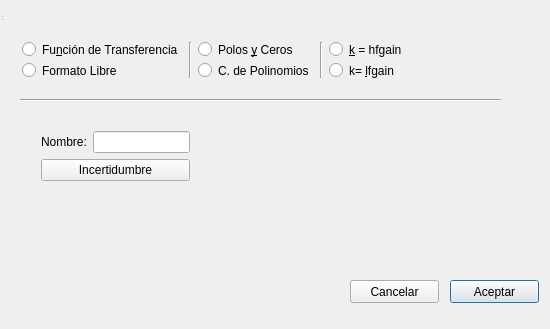
<?xml version="1.0" encoding="UTF-8"?>
<ui version="4.0">
 <class>IntroducirPlanta</class>
 <widget class="QDialog" name="IntroducirPlanta">
  <property name="windowModality">
   <enum>Qt::NonModal</enum>
  </property>
  <property name="geometry">
   <rect>
    <x>0</x>
    <y>0</y>
    <width>550</width>
    <height>329</height>
   </rect>
  </property>
  <property name="windowTitle">
   <string>IntroducirPlanta</string>
  </property>
  <widget class="QWidget" name="centralWidget" native="true">
   <property name="geometry">
    <rect>
     <x>0</x>
     <y>30</y>
     <width>549</width>
     <height>284</height>
    </rect>
   </property>
   <widget class="Line" name="line_3">
    <property name="geometry">
     <rect>
      <x>20</x>
      <y>60</y>
      <width>481</width>
      <height>20</height>
     </rect>
    </property>
    <property name="orientation">
     <enum>Qt::Horizontal</enum>
    </property>
   </widget>
   <widget class="QPushButton" name="ok">
    <property name="geometry">
     <rect>
      <x>450</x>
      <y>250</y>
      <width>89</width>
      <height>23</height>
     </rect>
    </property>
    <property name="text">
     <string>Aceptar</string>
    </property>
   </widget>
   <widget class="QPushButton" name="cancel">
    <property name="geometry">
     <rect>
      <x>350</x>
      <y>250</y>
      <width>89</width>
      <height>23</height>
     </rect>
    </property>
    <property name="text">
     <string>Cancelar</string>
    </property>
   </widget>
   <widget class="QWidget" name="layoutWidget">
    <property name="geometry">
     <rect>
      <x>11</x>
      <y>1</y>
      <width>521</width>
      <height>58</height>
     </rect>
    </property>
    <layout class="QHBoxLayout" name="horizontalLayout1">
     <item>
      <layout class="QVBoxLayout" name="verticalLayout">
       <item>
        <widget class="QRadioButton" name="fT">
         <property name="text">
          <string>Fu&amp;nción de Transferencia</string>
         </property>
        </widget>
       </item>
       <item>
        <widget class="QRadioButton" name="Formato_Libre">
         <property name="text">
          <string>Formato Libre</string>
         </property>
        </widget>
       </item>
      </layout>
     </item>
     <item>
      <widget class="Line" name="line">
       <property name="orientation">
        <enum>Qt::Vertical</enum>
       </property>
      </widget>
     </item>
     <item>
      <layout class="QVBoxLayout" name="verticalLayout_2">
       <item>
        <widget class="QRadioButton" name="pYCe">
         <property name="text">
          <string>Polos &amp;y Ceros</string>
         </property>
        </widget>
       </item>
       <item>
        <widget class="QRadioButton" name="cDPol">
         <property name="text">
          <string>C. de Polinomios</string>
         </property>
        </widget>
       </item>
      </layout>
     </item>
     <item>
      <widget class="Line" name="line_2">
       <property name="orientation">
        <enum>Qt::Vertical</enum>
       </property>
      </widget>
     </item>
     <item>
      <layout class="QVBoxLayout" name="verticalLayout_3">
       <item>
        <widget class="QRadioButton" name="kGa">
         <property name="text">
          <string>&amp;k = hfgain</string>
         </property>
        </widget>
       </item>
       <item>
        <widget class="QRadioButton" name="kNoGa">
         <property name="text">
          <string>k= &amp;lfgain</string>
         </property>
        </widget>
       </item>
      </layout>
     </item>
     <item>
      <spacer name="horizontalSpacer">
       <property name="orientation">
        <enum>Qt::Horizontal</enum>
       </property>
       <property name="sizeHint" stdset="0">
        <size>
         <width>40</width>
         <height>20</height>
        </size>
       </property>
      </spacer>
     </item>
    </layout>
   </widget>
   <widget class="QStackedWidget" name="agrupador">
    <property name="geometry">
     <rect>
      <x>220</x>
      <y>80</y>
      <width>311</width>
      <height>161</height>
     </rect>
    </property>
    <widget class="QWidget" name="vacia"/>
    <widget class="QWidget" name="formato_libre">
     <widget class="QWidget" name="layoutWidget1">
      <property name="geometry">
       <rect>
        <x>30</x>
        <y>20</y>
        <width>217</width>
        <height>128</height>
       </rect>
      </property>
      <layout class="QVBoxLayout" name="verticalLayout_5">
       <item>
        <layout class="QHBoxLayout" name="horizontalLayout_5">
         <item>
          <widget class="QLabel" name="label_6">
           <property name="text">
            <string>Numerador:</string>
           </property>
          </widget>
         </item>
         <item>
          <widget class="QLineEdit" name="numeFL"/>
         </item>
        </layout>
       </item>
       <item>
        <layout class="QHBoxLayout" name="horizontalLayout_6">
         <item>
          <widget class="QLabel" name="label_7">
           <property name="text">
            <string>Denominador:</string>
           </property>
          </widget>
         </item>
         <item>
          <widget class="QLineEdit" name="denoFL"/>
         </item>
        </layout>
       </item>
       <item>
        <layout class="QHBoxLayout" name="horizontalLayout_7">
         <item>
          <widget class="QLabel" name="label_8">
           <property name="text">
            <string>Ganancia:</string>
           </property>
          </widget>
         </item>
         <item>
          <widget class="QLineEdit" name="kFL"/>
         </item>
        </layout>
       </item>
       <item>
        <layout class="QHBoxLayout" name="horizontalLayout_8">
         <item>
          <widget class="QLabel" name="label_9">
           <property name="text">
            <string>Retardo:</string>
           </property>
          </widget>
         </item>
         <item>
          <widget class="QLineEdit" name="retFL"/>
         </item>
        </layout>
       </item>
      </layout>
     </widget>
    </widget>
    <widget class="QWidget" name="CP">
     <widget class="QLabel" name="imaCP">
      <property name="geometry">
       <rect>
        <x>160</x>
        <y>90</y>
        <width>131</width>
        <height>61</height>
       </rect>
      </property>
      <property name="text">
       <string/>
      </property>
     </widget>
     <widget class="QWidget" name="layoutWidget2">
      <property name="geometry">
       <rect>
        <x>10</x>
        <y>10</y>
        <width>261</width>
        <height>64</height>
       </rect>
      </property>
      <layout class="QVBoxLayout" name="verticalLayout_6">
       <item>
        <layout class="QHBoxLayout" name="horizontalLayout">
         <item>
          <widget class="QLabel" name="label">
           <property name="text">
            <string>Numerador:</string>
           </property>
          </widget>
         </item>
         <item>
          <widget class="QLineEdit" name="numeCP"/>
         </item>
        </layout>
       </item>
       <item>
        <layout class="QHBoxLayout" name="horizontalLayout_2">
         <item>
          <widget class="QLabel" name="label_2">
           <property name="text">
            <string>Denominador:</string>
           </property>
          </widget>
         </item>
         <item>
          <widget class="QLineEdit" name="denoCP"/>
         </item>
        </layout>
       </item>
      </layout>
     </widget>
     <widget class="QWidget" name="layoutWidget3">
      <property name="geometry">
       <rect>
        <x>10</x>
        <y>80</y>
        <width>141</width>
        <height>64</height>
       </rect>
      </property>
      <layout class="QVBoxLayout" name="verticalLayout_9">
       <item>
        <layout class="QHBoxLayout" name="horizontalLayout_3">
         <item>
          <widget class="QLabel" name="label_3">
           <property name="text">
            <string>Ganancia:</string>
           </property>
          </widget>
         </item>
         <item>
          <widget class="QLineEdit" name="kCP"/>
         </item>
        </layout>
       </item>
       <item>
        <layout class="QHBoxLayout" name="horizontalLayout_4">
         <item>
          <widget class="QLabel" name="label_4">
           <property name="text">
            <string>Retardo:</string>
           </property>
          </widget>
         </item>
         <item>
          <widget class="QLineEdit" name="retCP"/>
         </item>
        </layout>
       </item>
      </layout>
     </widget>
    </widget>
    <widget class="QWidget" name="kGa_2">
     <widget class="QWidget" name="layoutWidget_2">
      <property name="geometry">
       <rect>
        <x>10</x>
        <y>10</y>
        <width>261</width>
        <height>64</height>
       </rect>
      </property>
      <layout class="QVBoxLayout" name="verticalLayout_10">
       <item>
        <layout class="QHBoxLayout" name="horizontalLayout_13">
         <item>
          <widget class="QLabel" name="label_14">
           <property name="text">
            <string>Numerador:</string>
           </property>
          </widget>
         </item>
         <item>
          <widget class="QLineEdit" name="numeKG"/>
         </item>
        </layout>
       </item>
       <item>
        <layout class="QHBoxLayout" name="horizontalLayout_14">
         <item>
          <widget class="QLabel" name="label_15">
           <property name="text">
            <string>Denominador:</string>
           </property>
          </widget>
         </item>
         <item>
          <widget class="QLineEdit" name="denoKG"/>
         </item>
        </layout>
       </item>
      </layout>
     </widget>
     <widget class="QWidget" name="layoutWidget_3">
      <property name="geometry">
       <rect>
        <x>10</x>
        <y>80</y>
        <width>141</width>
        <height>64</height>
       </rect>
      </property>
      <layout class="QVBoxLayout" name="verticalLayout_11">
       <item>
        <layout class="QHBoxLayout" name="horizontalLayout_15">
         <item>
          <widget class="QLabel" name="label_16">
           <property name="text">
            <string>Ganancia:</string>
           </property>
          </widget>
         </item>
         <item>
          <widget class="QLineEdit" name="kKG"/>
         </item>
        </layout>
       </item>
       <item>
        <layout class="QHBoxLayout" name="horizontalLayout_16">
         <item>
          <widget class="QLabel" name="label_17">
           <property name="text">
            <string>Retardo:</string>
           </property>
          </widget>
         </item>
         <item>
          <widget class="QLineEdit" name="retKG"/>
         </item>
        </layout>
       </item>
      </layout>
     </widget>
     <widget class="QLabel" name="imaKG">
      <property name="geometry">
       <rect>
        <x>160</x>
        <y>90</y>
        <width>131</width>
        <height>61</height>
       </rect>
      </property>
      <property name="text">
       <string/>
      </property>
     </widget>
    </widget>
    <widget class="QWidget" name="kNG">
     <widget class="QWidget" name="layoutWidget_4">
      <property name="geometry">
       <rect>
        <x>10</x>
        <y>10</y>
        <width>261</width>
        <height>64</height>
       </rect>
      </property>
      <layout class="QVBoxLayout" name="verticalLayout_12">
       <item>
        <layout class="QHBoxLayout" name="horizontalLayout_17">
         <item>
          <widget class="QLabel" name="label_18">
           <property name="text">
            <string>Numerador:</string>
           </property>
          </widget>
         </item>
         <item>
          <widget class="QLineEdit" name="numeKNG"/>
         </item>
        </layout>
       </item>
       <item>
        <layout class="QHBoxLayout" name="horizontalLayout_18">
         <item>
          <widget class="QLabel" name="label_19">
           <property name="text">
            <string>Denominador:</string>
           </property>
          </widget>
         </item>
         <item>
          <widget class="QLineEdit" name="denoKNG"/>
         </item>
        </layout>
       </item>
      </layout>
     </widget>
     <widget class="QWidget" name="layoutWidget_5">
      <property name="geometry">
       <rect>
        <x>10</x>
        <y>80</y>
        <width>141</width>
        <height>64</height>
       </rect>
      </property>
      <layout class="QVBoxLayout" name="verticalLayout_13">
       <item>
        <layout class="QHBoxLayout" name="horizontalLayout_19">
         <item>
          <widget class="QLabel" name="label_20">
           <property name="text">
            <string>Ganancia:</string>
           </property>
          </widget>
         </item>
         <item>
          <widget class="QLineEdit" name="kkNG"/>
         </item>
        </layout>
       </item>
       <item>
        <layout class="QHBoxLayout" name="horizontalLayout_20">
         <item>
          <widget class="QLabel" name="label_21">
           <property name="text">
            <string>Retardo:</string>
           </property>
          </widget>
         </item>
         <item>
          <widget class="QLineEdit" name="retKNG"/>
         </item>
        </layout>
       </item>
      </layout>
     </widget>
     <widget class="QLabel" name="imaKNG">
      <property name="geometry">
       <rect>
        <x>160</x>
        <y>90</y>
        <width>121</width>
        <height>61</height>
       </rect>
      </property>
      <property name="text">
       <string/>
      </property>
     </widget>
    </widget>
   </widget>
   <widget class="QWidget" name="layoutWidget5">
    <property name="geometry">
     <rect>
      <x>30</x>
      <y>90</y>
      <width>171</width>
      <height>108</height>
     </rect>
    </property>
    <layout class="QVBoxLayout" name="verticalLayout_4">
     <item>
      <layout class="QHBoxLayout" name="horizontalLayout2">
       <item>
        <widget class="QLabel" name="label_5">
         <property name="text">
          <string>Nombre:</string>
         </property>
        </widget>
       </item>
       <item>
        <widget class="QLineEdit" name="nombre"/>
       </item>
      </layout>
     </item>
     <item>
      <widget class="QPushButton" name="Inertidumbre">
       <property name="text">
        <string>Incertidumbre</string>
       </property>
      </widget>
     </item>
     <item>
      <spacer name="verticalSpacer">
       <property name="orientation">
        <enum>Qt::Vertical</enum>
       </property>
       <property name="sizeHint" stdset="0">
        <size>
         <width>20</width>
         <height>40</height>
        </size>
       </property>
      </spacer>
     </item>
    </layout>
   </widget>
  </widget>
  <widget class="QToolBar" name="mainToolBar">
   <property name="geometry">
    <rect>
     <x>0</x>
     <y>0</y>
     <width>2</width>
     <height>11</height>
    </rect>
   </property>
  </widget>
  <widget class="QStatusBar" name="statusBar">
   <property name="geometry">
    <rect>
     <x>0</x>
     <y>0</y>
     <width>3</width>
     <height>22</height>
    </rect>
   </property>
  </widget>
 </widget>
 <layoutdefault spacing="6" margin="11"/>
 <resources/>
 <connections/>
</ui>
